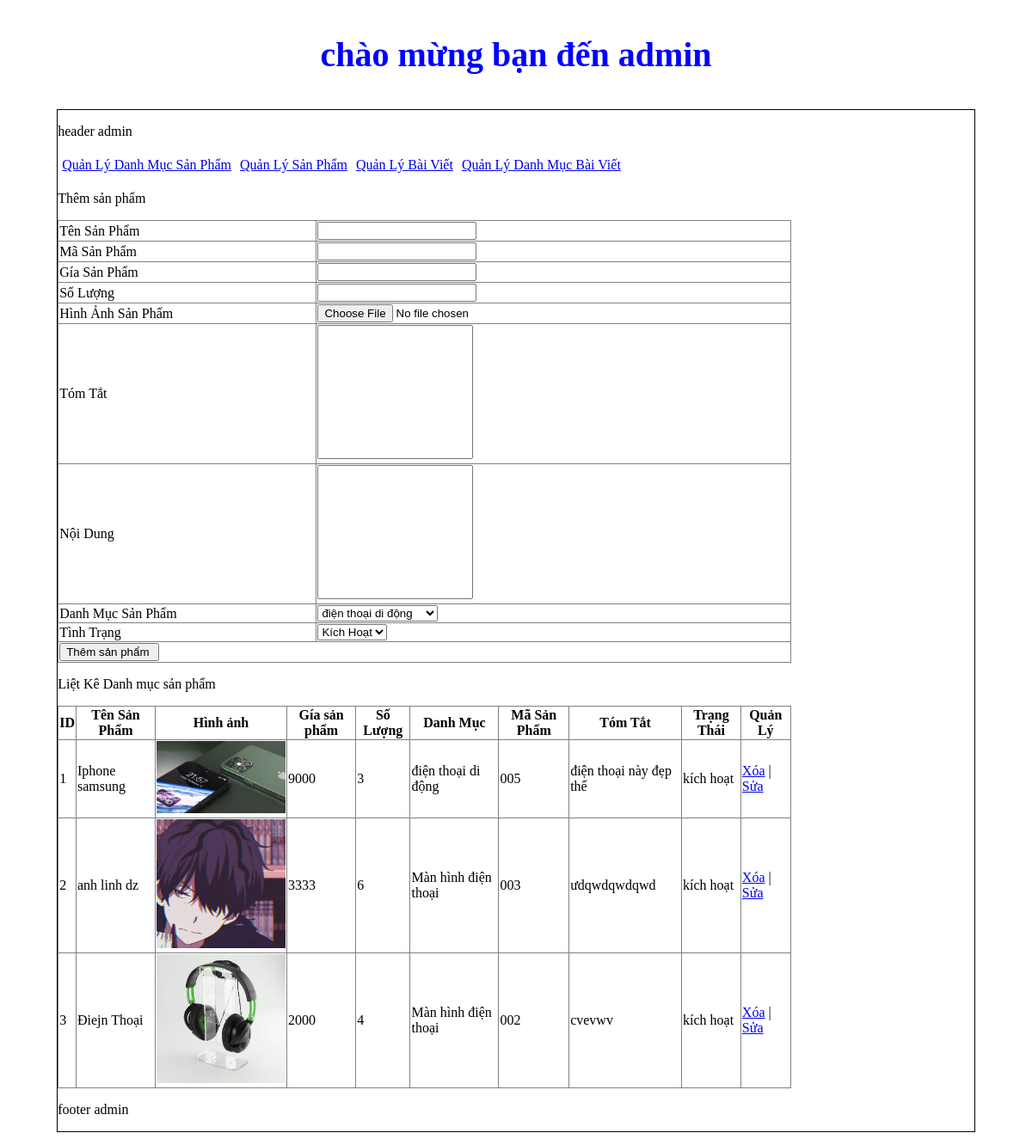
The page /admin/index.php?action=quanlysp&query=them on the database its author committed.
### tables this page shows
CREATE TABLE `tbl_sanpham` (
  `id_sanpham` int(11) NOT NULL,
  `tensanpham` varchar(250) NOT NULL,
  `masp` varchar(100) NOT NULL,
  `giasp` varchar(50) NOT NULL,
  `soluong` int(11) NOT NULL,
  `hinhanh` varchar(50) NOT NULL,
  `tomtat` tinytext NOT NULL,
  `noidung` text NOT NULL,
  `tinhtrang` int(11) NOT NULL,
  `id_danhmuc` int(11) NOT NULL
);

CREATE TABLE `danhmuc` (
  `id_danhmuc` int(11) NOT NULL,
  `tendanhmuc` varchar(100) NOT NULL,
  `thutu` int(11) NOT NULL
);

### admin/modules/quanlysp/lietke.php (the view)
<?php
$sql_lietke_sp = "SELECT * FROM tbl_sanpham,danhmuc WHERE tbl_sanpham.id_danhmuc=danhmuc.id_danhmuc ORDER BY  id_sanpham DESC ";
$query_lietke_sp = mysqli_query($mysqli, $sql_lietke_sp);
?>
<p>Liệt Kê Danh mục sản phẩm</p>
<table width="80%" border="1" style="border-collapse: collapse;">
    <tr>
        <th>ID</th>
        <th>Tên Sản Phẩm</th>
        <th>Hình ảnh</th>
        <th>Gía sản phẩm</th>
        <th>Số Lượng</th>
        <th>Danh Mục</th>
        <th>Mã Sản Phẩm</th>
        <th>Tóm Tắt</th>
        <th>Trạng Thái</th>
        <th>Quản Lý</th>
    </tr>
    <?php
    $i = 0;
    while ($row = mysqli_fetch_array($query_lietke_sp)) {
        $i++;
        ?>
        <tr>
            <td>
                <?php echo $i ?>
            </td>
            <td>
                <?php echo $row['tensanpham'] ?>
            </td>
            <td>
                <img src="modules/quanlysp/uploads/<?php echo $row['hinhanh'] ?>" width="150px">
            </td>
            <td>
                <?php echo $row['giasp'] ?>
            </td>
            <td>
                <?php echo $row['soluong'] ?>
            </td>
            <td>
                <?php echo $row['tendanhmuc'] ?>
            </td>
            <td>
                <?php echo $row['masp'] ?>
            </td>
            <td>
                <?php echo $row['tomtat'] ?>
            </td>
            <td>
                <?php if ($row['tinhtrang'] == 1) {
                    echo 'kích hoạt';
                } else {
                    echo 'ẩn';
                } ?>
            </td>
            <td>
                <a href="modules/quanlysp/xuly.php?idsanpham=<?php echo $row['id_sanpham'] ?>">Xóa</a> | <a
                    href="?action=quanlysp&query=sua&idsanpham=<?php echo $row['id_sanpham'] ?>">Sửa</a>
            </td>
        </tr>
        <?php
    }
    ?>
</table>

### rows shown on the page
tbl_sanpham: tensanpham "Iphone samsung", hinhanh (picture), giasp "9000", soluong "3", id_danhmuc.tendanhmuc "điện thoại di động", masp "005", tomtat "điện thoại này đẹp thế", tinhtrang "kích hoạt"
tbl_sanpham: tensanpham "anh linh dz", hinhanh (picture), giasp "3333", soluong "6", id_danhmuc.tendanhmuc "Màn hình điện thoại", masp "003", tomtat "ưdqwdqwdqwd", tinhtrang "kích hoạt"
tbl_sanpham: tensanpham "Điejn Thoại", hinhanh (picture), giasp "2000", soluong "4", id_danhmuc.tendanhmuc "Màn hình điện thoại", masp "002", tomtat "cvevwv", tinhtrang "kích hoạt"

### other values the page prints
form field danhmuc "điện thoại di động"
